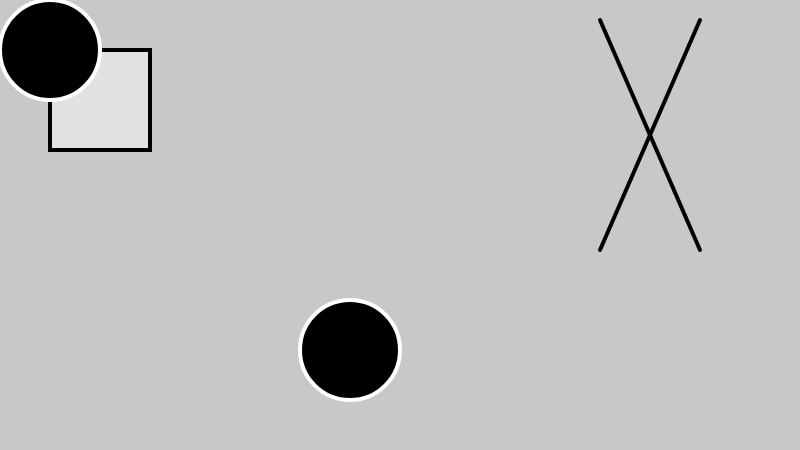
Frame 1 (no input)
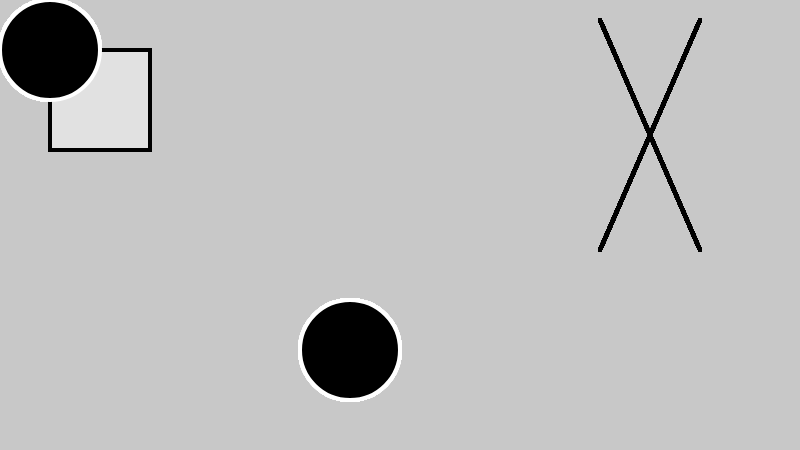
Frame 60 (no input)
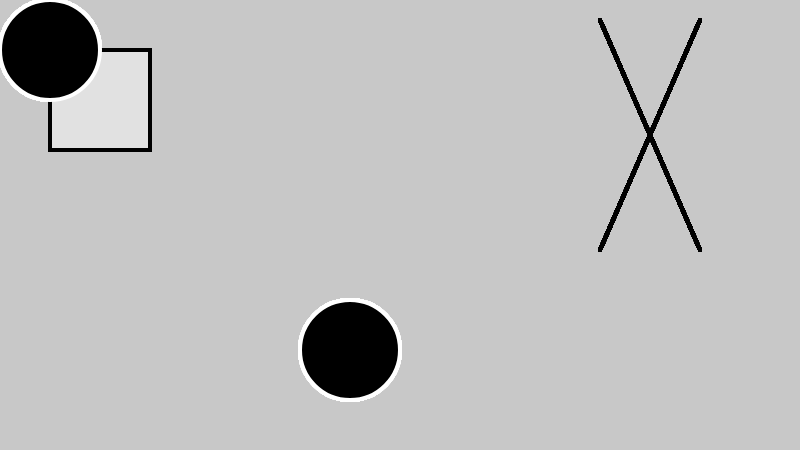
Frame 120 (the mouse pressed at the canvas centre since frame 60)

The p5.js sketch that drew these frames (run headless with seeded random() and noise() and a simulated clock; from frame 60 on, the mouse is pressed at the canvas centre):

// p5.js sketch
// ── sketch.js
/*
 * Colour, Stroke & Fill
 * @author Gareth Foote
 */

function setup() {

  createCanvas( 800, 450 );
  background( 200 );
  strokeWeight( 4 );

}

function draw() {

  // Set stroke to black and fill to white
  stroke( 0, 0, 0 );
  fill( 225, 225, 225 );
  // Rectangle
  rect( 50, 50, 100, 100 );

  // Set stroke to white & fill to black
  stroke( 255, 255, 255 );
  fill( 0, 0, 0 );
  // Ellipse 1
  ellipse( 50, 50, 100 );
  // Ellipse 2
  ellipse( 350, 350, 100 );

  // Set stroke to black
  stroke( 0, 0, 0 );
  // Line
  line( 600, 20, 700, 250 )
  line( 700, 20, 600, 250 )

  // Triangle
  // Line
  // Arc
  // Quad
  // noStroke();

}
